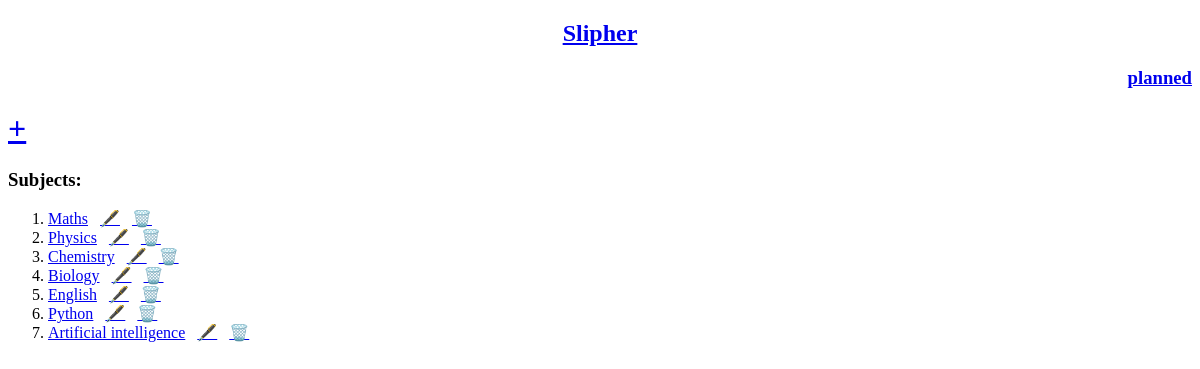
Page /slipher/subject on the committed database.
### Subjects/models.py (models this page shows)
class Subjects(models.Model):
    subject_name = models.CharField(max_length=500)
    rating = models.FloatField(validators=[MinValueValidator(0.0), MaxValueValidator(5.0)])
    def __str__(self):
        return self.subject_name

### Subjects/views0/subject.py (the view)
# urls.py: path("slipher/subject",views0.SubjectListView.as_view(),name="subject"),
class SubjectListView(ListView):
    model = models.Subjects
    template_name = "Subjects/subjects/subject.html"
    context_object_name = "subjects_list"

### Subjects/templates/Subjects/subjects/subject.html (shortened to what this page needs)
{% extends "Subjects/base.html" %}
{% block content %}
<p> <a href="{% url "Subjects:new_subject" %}"><h1>+</h1></a></p>
<h3>Subjects: </h3>
{% if subjects_list %}
	<ol>
		{% for subject in subjects_list %}
		<li><a href="{% url 'Subjects:topic' subject.id %}">{{ subject }}</a>
			<a href="{% url 'Subjects:edit_subject' subject.id%}">🖋️</a>
			<a href="{% url 'Subjects:delete_subject' subject.id %}">🗑️</a>
		</li>
		{% endfor %}
	</ol>
{% else %}
	<p> there is no subject </p>
{% endif %}
{% endblock content %}

### rows in the picture
Subjects: subject_name "Maths"
Subjects: subject_name "Physics"
Subjects: subject_name "Chemistry"
Subjects: subject_name "Biology"
Subjects: subject_name "English"
Subjects: subject_name "Python"
Subjects: subject_name "Artificial intelligence"
